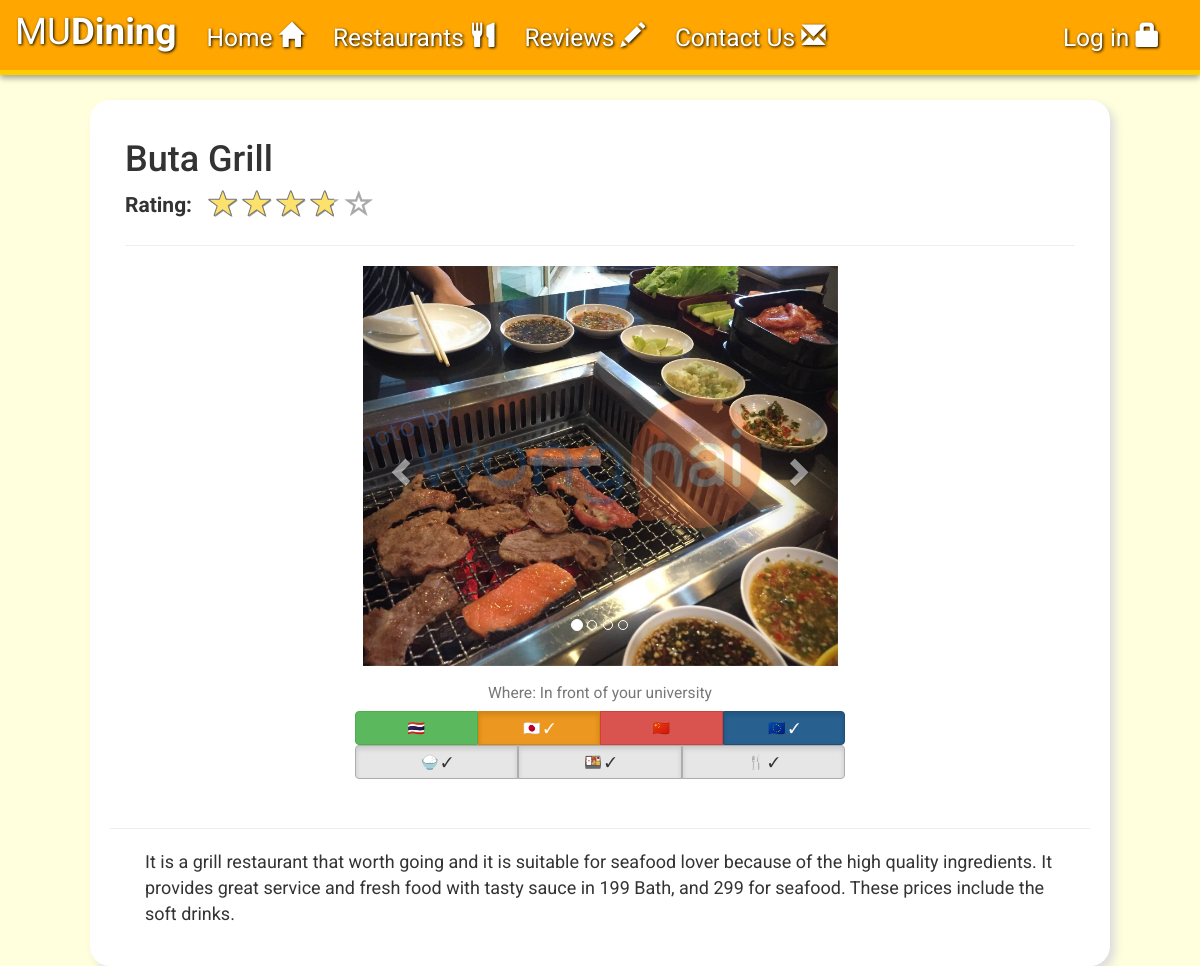
/view-restaurant.php?id=8, run on the app's committed database.
### tables this page shows
CREATE TABLE `restaurant` (
  `RestaurantID` int(11) NOT NULL,
  `Name` varchar(255) NOT NULL,
  `MinPrice` int(11) NOT NULL,
  `MaxPrice` int(11) DEFAULT NULL,
  `Location` varchar(255) NOT NULL,
  `Type` varchar(255) NOT NULL,
  `OpenTime` double NOT NULL,
  `CloseTime` double NOT NULL,
  `Promotion` varchar(255) DEFAULT NULL,
  `Description` text NOT NULL
);

### dbconnect.php (called while the page is built, shortened)
<?php
  function _imgurl($id, $subid) {
    $imgname = sprintf("%04d", $id);
    $imgurl = "Picture/".$imgname.'/'.$imgname.'-'.$subid.'.jpg';
    return $imgurl;
  }
?>

### view-restaurant.php (the view, shortened to what this page needs)
<?php
  include_once('dbconnect.php');
  $ID = $_GET['id'];
  $res = mysqli_fetch_assoc(mysqli_query($con, "select * from restaurant where RestaurantID = '$ID' LIMIT 1")) or header('Location: index.php');
?>
<html>
<head>
  <link href="assets/css/star-rating.css" media="all" rel="stylesheet" type="text/css" />
  <link rel="stylesheet" type="text/css" href="assets/css/view-restaurant.css" />
  <link rel="stylesheet" type="text/css" href="assets/css/checkbox.css" />
</head>
<body>
  <?php include_once("navbar.php"); ?>
  <div id="wrapper" class="container" style="width:85%;">
    <div class="container" style="width:100%;">
      <h1>
        <?php echo $res['Name']; ?>
      </h1>
      <div class='row'>
        <div class='col-lg-1 hidden-sm hidden-md hidden-xs'>
          <label id='avrLabel'>Rating:</label>
        </div>
        <div class='col-lg-5'>
        </div>
      </div>
      <hr/>
      <div>
        <div id="carousel" class="carousel slide" data-ride="carousel">
        <ol class="carousel-indicators">
          <li data-target="#carousel" data-slide-to="0" class="active"></li>
          <li data-target="#carousel" data-slide-to="1"></li>
          <li data-target="#carousel" data-slide-to="2"></li>
          <li data-target="#carousel" data-slide-to="3"></li>
        </ol>
        <div class="carousel-inner" role="listbox">
          <?php
            for ($i = 1; $i <= 4; $i++) {
              echo '<div class=';
              if ($i == 1)
                echo '"item active"';
              else
                echo '"item"';
              echo '><img src='._imgurl($ID, $i).' onerror="imgerror(this);"/>';
              echo '</div>';
            }
          ?>
        </div>
        <a class="left carousel-control" href="#carousel" role="button" data-slide="prev">
          <span class="glyphicon glyphicon-chevron-left" aria-hidden="true"></span>
        </a>
        <a class="right carousel-control" href="#carousel" role="button" data-slide="next">
          <span class="glyphicon glyphicon-chevron-right" aria-hidden="true"></span>
        </a>
      </div>
      <div class="row text-center">
        <h3><small>
        <?php
          $location = "";
          switch ($res['Location']) {
            case "F":
              $location = "In front of your university"; break;
          }
          echo 'Where: '.$location;
        ?>
      </small></h3>
      </div>
      <?php include('food-type.php'); ?>
      <div class="row text-center page-header">
      </div>
      <div class="row" id="description">
        <?php echo $res['Description']; ?>
      </div>
      </div>
    </div>
  </div>
</body>
</html>

### assets/css/view-restaurant.css (style rules this page uses)
.carousel-inner>.item>img, .carousel-inner>.item>a>img { width: 100%; height: 50vh; object-fit: cover; overflow: hidden; }
#avrLabel { font-size: 1.5em; }
#carousel { width: 50%; min-width: 400px; margin: auto; }
#description { margin: 20px; font-size: large; }

### assets/css/style.css (style rules this page uses)
body { font-family: 'Roboto', sans-serif; background-color: #ffffdd; margin: 0; padding: 0; }
.container { opacity: 0; transition: opacity 1s; }
.container-loaded { opacity: 1; }
#wrapper { margin: 100px auto auto auto; width: 55%; padding: 20px; background-color: #ffffff; border-radius: 20px; box-shadow: 5px 5px 10px #ddd; min-width: 450px; }

### data on the page
restaurant: Name "Buta Grill", Location "In front of your university", Description "It is a grill restaurant that worth going and it is suitable for seafood lover because of the high quality ingredients. It provides great service and fresh food with tasty sauce in 199 Bath, and 299 for seafood. These prices include the soft drinks."
